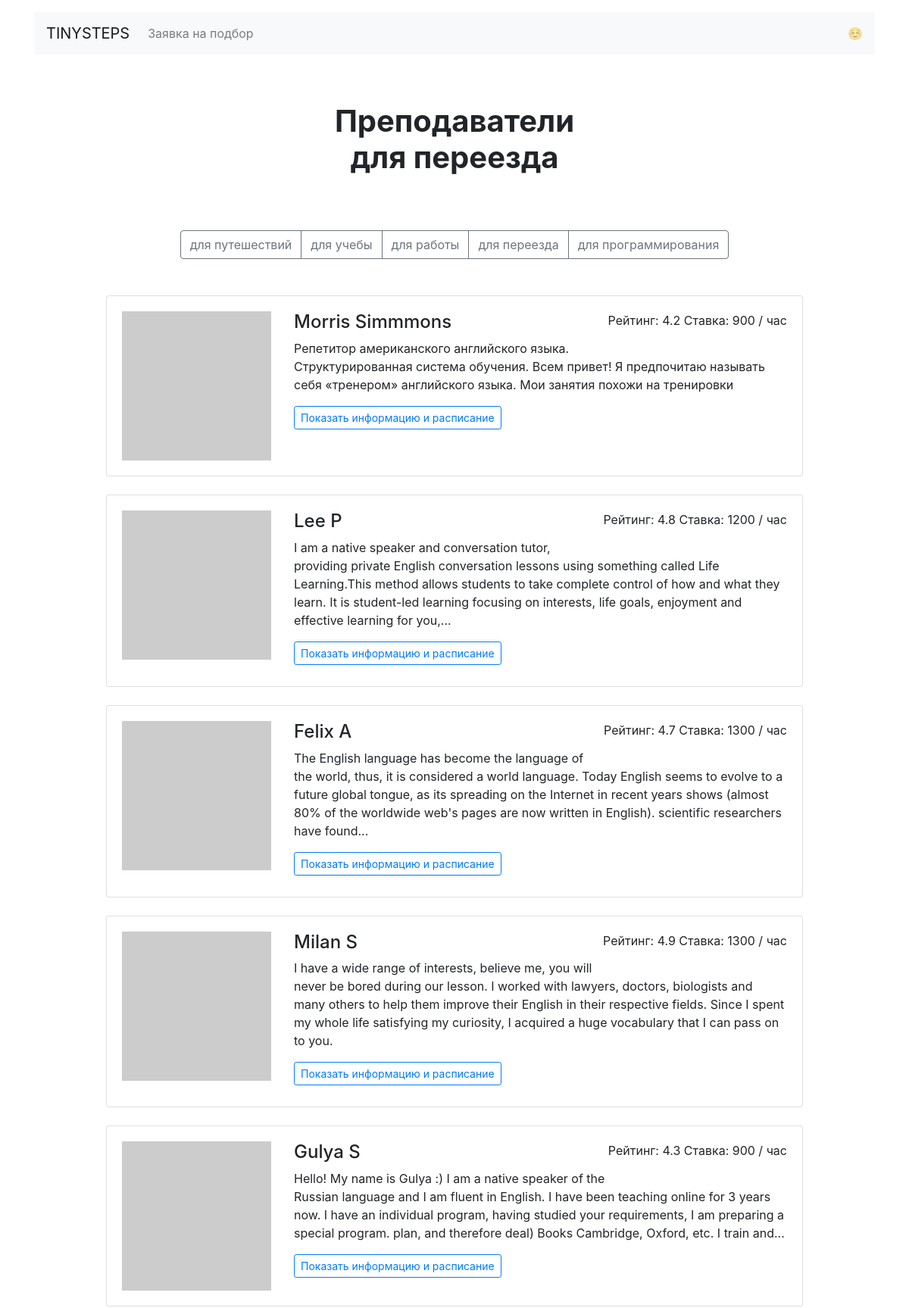
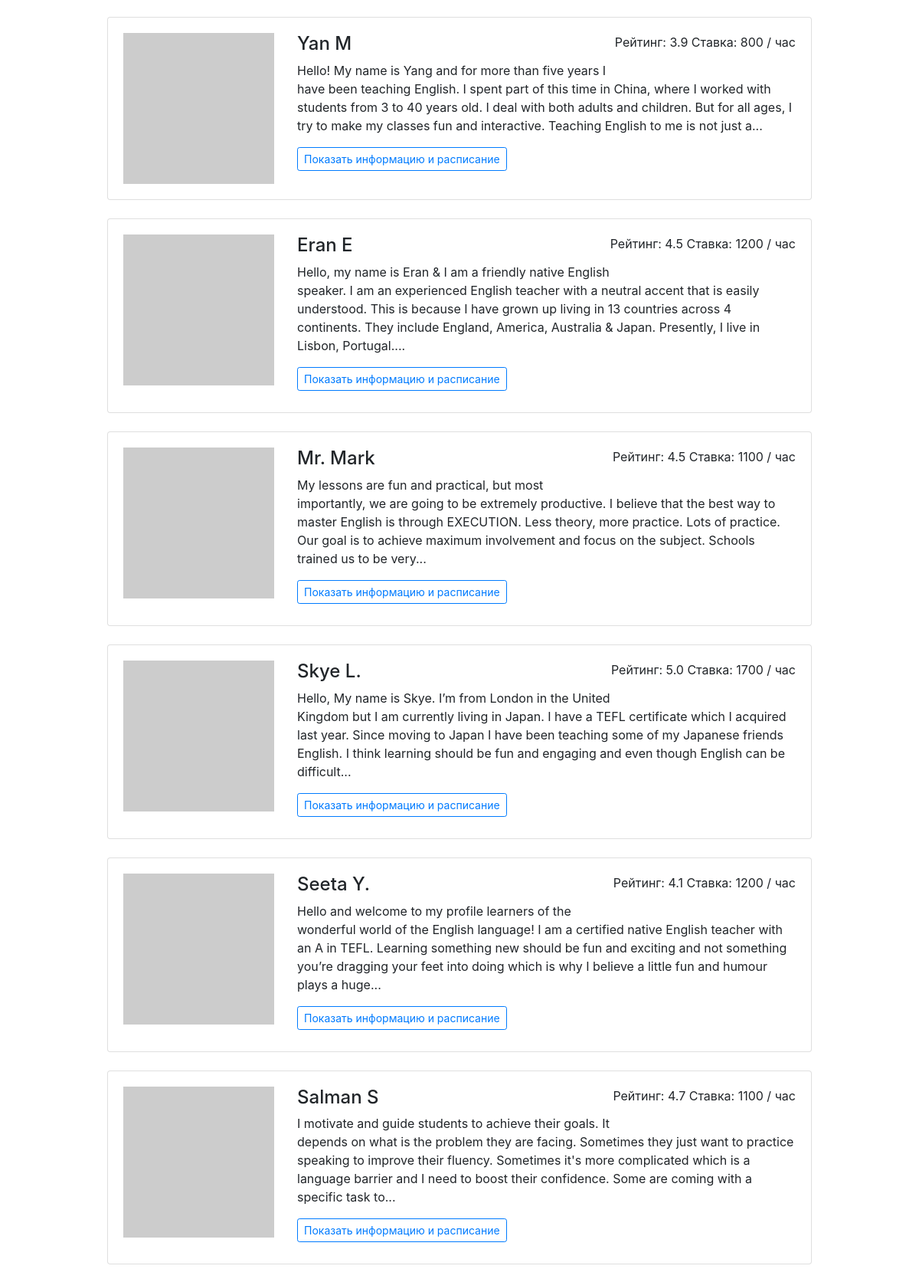
Screenshot of /goals/relocate/ (upper part) with the database file from the repository (2 pictures, top to bottom).
### app.py (models this page shows)
class Teachers(db.Model):
    __tablename__ = "teachers"
    id = db.Column(db.Integer, primary_key=True)
    name = db.Column(db.String, nullable=False)
    about = db.Column(db.String)
    rating = db.Column(db.Float, nullable=False)
    picture = db.Column(db.String, nullable=False)
    price = db.Column(db.Integer, nullable=False)
    gender = db.Column(db.Boolean, nullable=False)
    travel = db.Column(db.Boolean, nullable=False)
    study = db.Column(db.Boolean, nullable=False)
    work = db.Column(db.Boolean, nullable=False)
    program = db.Column(db.Boolean, nullable=False)
    relocate = db.Column(db.Boolean, nullable=False)
    book = db.relationship("Booking")

### app.py (the view)
@app.route('/goals/<goal>/')
def render_goals_page(goal):
    teacher = db.session.query(Teachers).all()
    if goal == 'travel':
        teacher = db.session.query(Teachers).filter(Teachers.travel == True).all()
    elif goal == 'study':
        teacher = db.session.query(Teachers).filter(Teachers.study == True).all()
    elif goal == 'work':
        teacher = db.session.query(Teachers).filter(Teachers.work == True).all()
    elif goal == 'program':
        teacher = db.session.query(Teachers).filter(Teachers.program == True).all()
    return render_template('goal.html', teachers=teacher, goal=goal, goals=goals)

### templates/goal.html (shortened to what this page needs)
{% extends 'base.html' %}
{% block container %}
<main class="container mt-3">
  <h1 class="h1 text-center w-50 mx-auto mt-1 py-5 mb-4"><strong>Преподаватели <br> {{ goals[goal] }}</strong></h1>
  <div class="text-center mb-5">
    <div class="btn-group mx-auto mb-0" role="group" aria-label="Basic example">
      {% for item in goals %}
        <a href="{{ url_for('render_goals_page', goal=item) }}" class="btn btn-outline-secondary">{{ goals[item] }}</a>
      {% endfor %}
    </div>
  </div>
  <div class="row">
    <div class="col-12 col-lg-10 offset-lg-1 m-auto">
    {% for teach in teachers %}
      <div class="card mb-4">
        <div class="card-body">
          <div class="row">
            <div class="col-3"><img src="{{ teach.picture }}" class="img-fluid" alt=""></div>
            <div class="col-9">
              <p class="float-right">Рейтинг: {{ teach.rating }} Ставка: {{ teach.price }} / час</p>
              <h2 class="h4">{{ teach.name }}</h2>
              <p>{{ teach.about|truncate(320) }}</p>
              <a href="{{ url_for('render_profiles_page', id_teacher=teach.id) }}" class="btn btn-outline-primary btn-sm mr-3 mb-2">Показать информацию и расписание</a>
            </div>
          </div>
        </div>
      </div>
    {% endfor %}
    </div>
  </div>
</main>
{% endblock %}

### rows the page displays
Teachers: rating "4.2", price "900", name "Morris Simmmons", about "Репетитор американского английского языка. Структурированная система обучения. Всем привет! Я предпочитаю называть себя «тренером» английского языка. Мои занятия похожи на тренировки"
Teachers: rating "4.8", price "1200", name "Lee P", about "I am a native speaker and conversation tutor, providing private English conversation lessons using something called Life Learning.This method allows students to take complete control of how and what they learn. It is student-led learning focusing on interests, life goals, enjoyment and effective learning for you,..."
Teachers: rating "4.7", price "1300", name "Felix A", about "The English language has become the language of the world, thus, it is considered a world language. Today English seems to evolve to a future global tongue, as its spreading on the Internet in recent years shows (almost 80% of the worldwide web's pages are now written in English). scientific researchers have found..."
Teachers: rating "4.9", price "1300", name "Milan S", about "I have a wide range of interests, believe me, you will never be bored during our lesson. I worked with lawyers, doctors, biologists and many others to help them improve their English in their respective fields. Since I spent my whole life satisfying my curiosity, I acquired a huge vocabulary that I can pass on to you."
Teachers: rating "4.3", price "900", name "Gulya S", about "Hello! My name is Gulya :) I am a native speaker of the Russian language and I am fluent in English. I have been teaching online for 3 years now. I have an individual program, having studied your requirements, I am preparing a special program. plan, and therefore deal) Books Cambridge, Oxford, etc. I train and..."
Teachers: rating "3.9", price "800", name "Yan M", about "Hello! My name is Yang and for more than five years I have been teaching English. I spent part of this time in China, where I worked with students from 3 to 40 years old. I deal with both adults and children. But for all ages, I try to make my classes fun and interactive. Teaching English to me is not just a..."
Teachers: rating "4.5", price "1200", name "Eran E", about "Hello, my name is Eran & I am a friendly native English speaker. I am an experienced English teacher with a neutral accent that is easily understood. This is because I have grown up living in 13 countries across 4 continents. They include England, America, Australia & Japan. Presently, I live in Lisbon, Portugal...."
Teachers: rating "4.5", price "1100", name "Mr. Mark", about "My lessons are fun and practical, but most importantly, we are going to be extremely productive. I believe that the best way to master English is through EXECUTION. Less theory, more practice. Lots of practice. Our goal is to achieve maximum involvement and focus on the subject. Schools trained us to be very..."
Teachers: rating "5.0", price "1700", name "Skye L.", about "Hello, My name is Skye. I’m from London in the United Kingdom but I am currently living in Japan. I have a TEFL certificate which I acquired last year. Since moving to Japan I have been teaching some of my Japanese friends English. I think learning should be fun and engaging and even though English can be difficult..."
Teachers: rating "4.1", price "1200", name "Seeta Y.", about "Hello and welcome to my profile learners of the wonderful world of the English language! I am a certified native English teacher with an A in TEFL. Learning something new should be fun and exciting and not something you’re dragging your feet into doing which is why I believe a little fun and humour plays a huge..."
Teachers: rating "4.7", price "1100", name "Salman S", about "I motivate and guide students to achieve their goals. It depends on what is the problem they are facing. Sometimes they just want to practice speaking to improve their fluency. Sometimes it's more complicated which is a language barrier and I need to boost their confidence. Some are coming with a specific task to..."

### other values shown
{{ goals[goal] }} "для переезда"
{{ goals[item] }} "для путешествий" "для учебы" "для работы" "для переезда" "для программирования"
